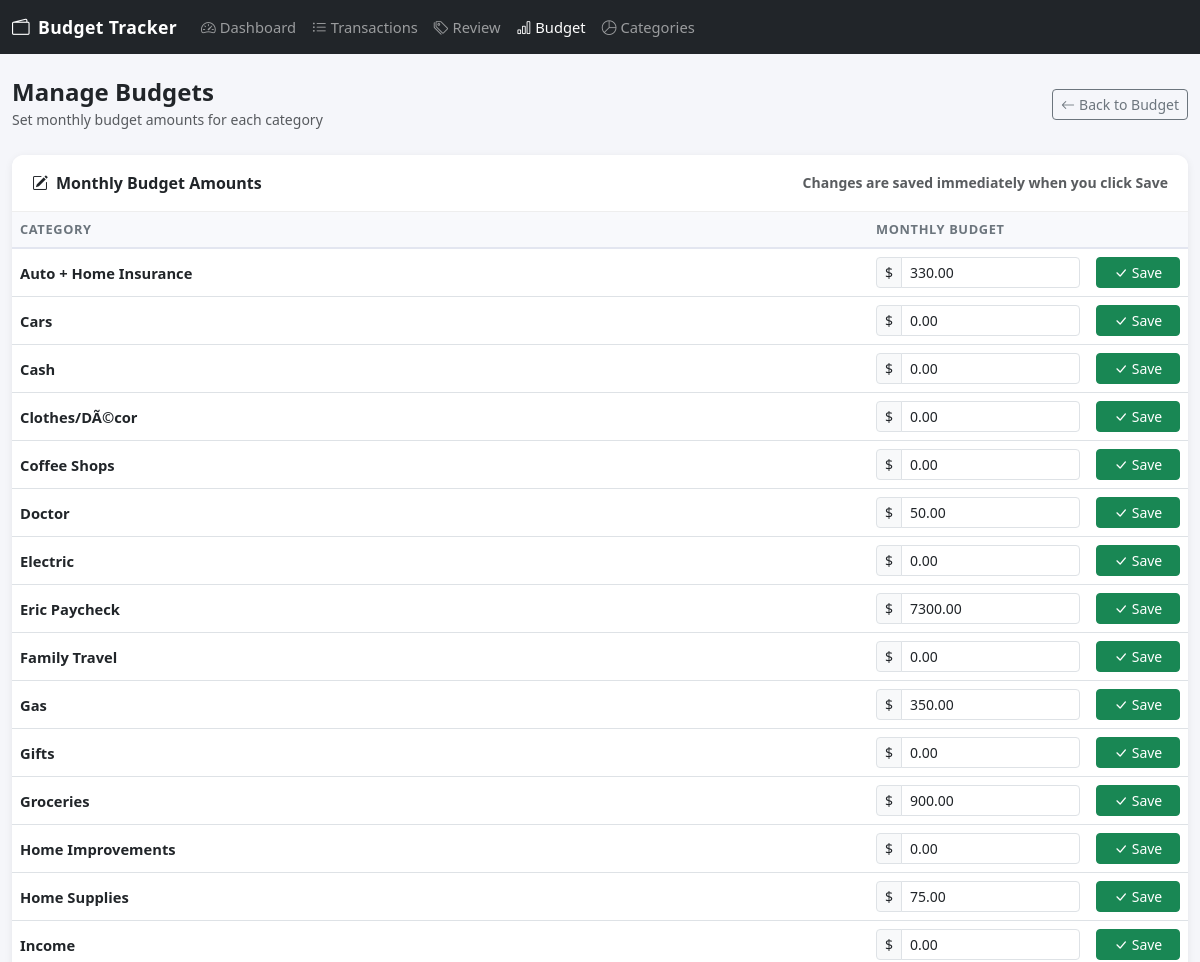
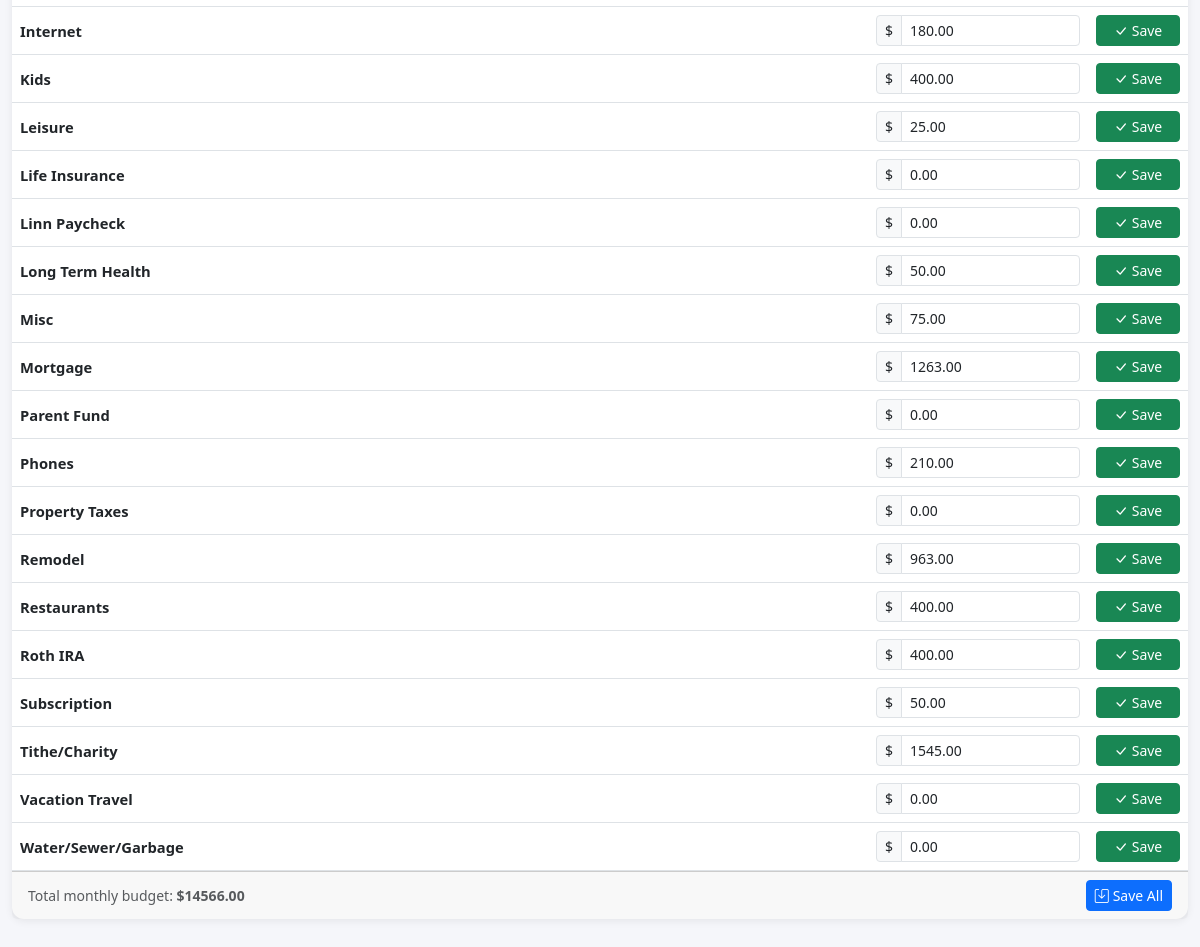
The app's page /budget/manage with its own data (2 pictures, top to bottom).
### src/models.py (models this page shows)
class Category(Base):
    __tablename__ = "categories"
    id = Column(Integer, primary_key=True)
    name = Column(String, nullable=False)
    monthly_budget = Column(Float, default=0.0)
    transactions = relationship("Transaction", back_populates="category")

### src/main.py (the view)
@app.get("/budget/manage", response_class=HTMLResponse)
def budget_manage_page(
    request: Request,
    db: Session = Depends(get_db),
    message: Optional[str] = None
):
    categories = db.query(Category).order_by(Category.name).all()
    total_budgeted = sum(c.monthly_budget or 0 for c in categories)
    return templates.TemplateResponse("budget_manage.html", {
        "request": request,
        "active_page": "budget",
        "categories": categories,
        "total_budgeted": total_budgeted,
        "uncategorized_count": get_uncategorized_count(db),
        "message": message,
    })

### src/templates/budget_manage.html (shortened to what this page needs)
{% extends "base.html" %}
{% block content %}
<div class="d-flex justify-content-between align-items-center mb-4">
    <div>
        <h4 class="mb-0 fw-bold">Manage Budgets</h4>
        <small class="text-muted">Set monthly budget amounts for each category</small>
    </div>
    <a href="/budget" class="btn btn-outline-secondary btn-sm">
        <i class="bi bi-arrow-left me-1"></i>Back to Budget
    </a>
</div>
<div class="card">
    <div class="card-header d-flex justify-content-between align-items-center">
        <span><i class="bi bi-pencil-square me-2"></i>Monthly Budget Amounts</span>
        <small class="text-muted">Changes are saved immediately when you click Save</small>
    </div>
    <div class="card-body p-0">
        <div class="table-responsive">
            <table class="table table-hover mb-0">
                <thead>
                    <tr>
                        <th>Category</th>
                        <th style="width: 220px;">Monthly Budget</th>
                        <th style="width: 100px;"></th>
                    </tr>
                </thead>
                <tbody>
                    {% for category in categories %}
                    <tr id="row-{{ category.id }}">
                        <td class="fw-semibold align-middle">{{ category.name }}</td>
                        <td>
                            <div class="input-group input-group-sm">
                                <span class="input-group-text">$</span>
                                <input
                                    type="number"
                                    class="form-control"
                                    id="budget-{{ category.id }}"
                                    value="{{ '%.2f'|format(category.monthly_budget or 0) }}"
                                    min="0"
                                    step="0.01"
                                    placeholder="0.00">
                            </div>
                        </td>
                        <td>
                            <button
                                class="btn btn-sm btn-success w-100"
                                onclick="saveBudget({{ category.id }}, '{{ category.name }}')">
                                <i class="bi bi-check-lg me-1"></i>Save
                            </button>
                        </td>
                    </tr>
                    {% endfor %}
                </tbody>
            </table>
        </div>
    </div>
    <div class="card-footer d-flex justify-content-between align-items-center">
        <small class="text-muted">
            Total monthly budget:
            <strong>${{ "%.2f"|format(total_budgeted) }}</strong>
        </small>
        <button class="btn btn-primary btn-sm" onclick="saveAll()">
            <i class="bi bi-save me-1"></i>Save All
        </button>
    </div>
</div>
{% endblock %}

### src/static/style.css (style rules this page uses)
body { background-color: #f5f6fa; font-family: 'Segoe UI', Tahoma, Geneva, Verdana, sans-serif; }
.card { border: none; border-radius: 12px; box-shadow: 0 2px 8px rgba(0, 0, 0, 0.07); margin-bottom: 1.5rem; }
.card-header { background-color: #fff; border-bottom: 1px solid #eee; border-radius: 12px 12px 0 0 !important; font-weight: 600; padding: 1rem 1.25rem; }
.table thead th { background-color: #f8f9fc; border-bottom: 2px solid #e3e6f0; font-size: 0.8rem; font-weight: 700; text-transform: uppercase; letter-spacing: 0.05em; color: #6c757d; }
.table td { vertical-align: middle; font-size: 0.92rem; }

### records on screen
Category: name "Auto + Home Insurance", monthly_budget "330.00"
Category: name "Cars", monthly_budget "0.00"
Category: name "Cash", monthly_budget "0.00"
Category: name "Clothes/DÃ©cor", monthly_budget "0.00"
Category: name "Coffee Shops", monthly_budget "0.00"
Category: name "Doctor", monthly_budget "50.00"
Category: name "Electric", monthly_budget "0.00"
Category: name "Eric Paycheck", monthly_budget "7300.00"
Category: name "Family Travel", monthly_budget "0.00"
Category: name "Gas", monthly_budget "350.00"
Category: name "Gifts", monthly_budget "0.00"
Category: name "Groceries", monthly_budget "900.00"
Category: name "Home Improvements", monthly_budget "0.00"
Category: name "Home Supplies", monthly_budget "75.00"
Category: name "Income", monthly_budget "0.00"
Category: name "Internet", monthly_budget "180.00"
Category: name "Kids", monthly_budget "400.00"
Category: name "Leisure", monthly_budget "25.00"
Category: name "Life Insurance", monthly_budget "0.00"
Category: name "Linn Paycheck", monthly_budget "0.00"
Category: name "Long Term Health", monthly_budget "50.00"
Category: name "Misc", monthly_budget "75.00"
Category: name "Mortgage", monthly_budget "1263.00"
Category: name "Parent Fund", monthly_budget "0.00"
Category: name "Phones", monthly_budget "210.00"
Category: name "Property Taxes", monthly_budget "0.00"
Category: name "Remodel", monthly_budget "963.00"
Category: name "Restaurants", monthly_budget "400.00"
Category: name "Roth IRA", monthly_budget "400.00"
Category: name "Subscription", monthly_budget "50.00"
Category: name "Tithe/Charity", monthly_budget "1545.00"
Category: name "Vacation Travel", monthly_budget "0.00"
Category: name "Water/Sewer/Garbage", monthly_budget "0.00"

### other values on screen
{{ "%.2f"|format(total_budgeted) }} "14566.00"
